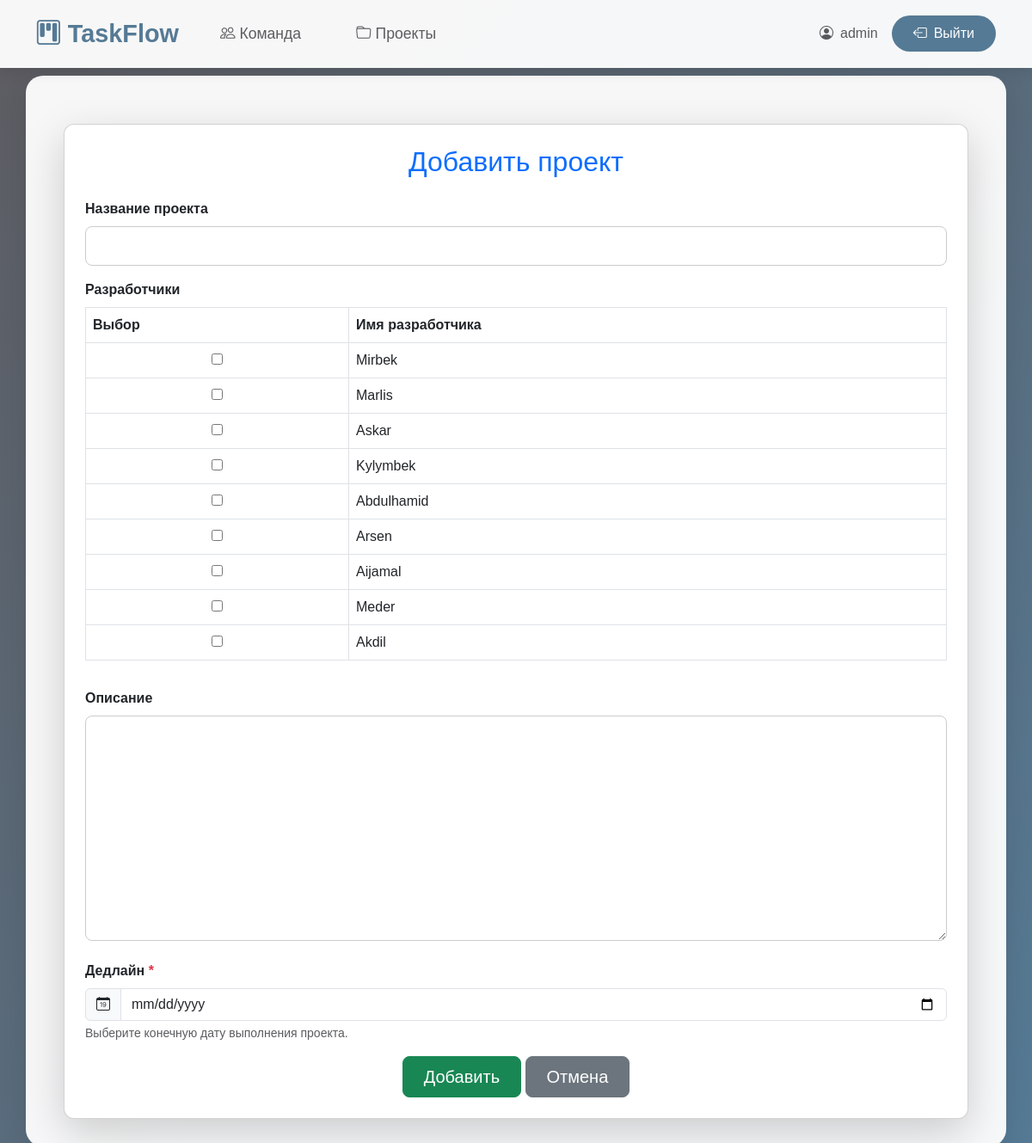
Screenshot of /add-project/ (signed in) with the database file from the repository.
### jira/models.py (models this page shows)
class Developer(models.Model):
    name = models.CharField(max_length=100)
    email = models.EmailField(unique=True)
    group = models.CharField(max_length=100)
    number = models.CharField(max_length=15, unique=True)
    def __str__(self):
        return self.name

### jira/views.py (the view)
# urls.py: path('add-project/', views.add_project, name='add_project'),
@login_required
def add_project(request):
    if request.method == 'POST':
        form = ProjectForm(request.POST)
        if form.is_valid():
            form.save()
            return redirect('project_list')
    else:
        form = ProjectForm()
    return render(request, 'add_project.html', {'form': form})

### jira/forms.py
class ProjectForm(forms.ModelForm):
    class Meta:
        model = Project
        fields = ['name', 'developers', 'description', 'deadline']
        widgets = {
            'developers': forms.CheckboxSelectMultiple(),
        }

### jira/templates/add_project.html (shortened to what this page needs)
{% extends "base.html" %}
{% block content %}
<div class="container mt-4">
    <div class="card shadow-lg p-4">
        <h2 class="text-center mb-4 text-primary">Добавить проект</h2>
        <form method="post" class="needs-validation" novalidate>
            <div class="mb-3">
                <label for="{{ form.name.id_for_label }}" class="form-label fw-semibold">Название проекта</label>
                {{ form.name }}
            </div>
           <div class="mb-3">
    <label for="{{ form.developers.id_for_label }}" class="form-label fw-semibold">Разработчики</label>
    <div class="checkbox-group">
        <table class="table table-bordered">
            <thead>
                <tr>
                    <th>Выбор</th>
                    <th>Имя разработчика</th>
                </tr>
            </thead>
            <tbody>
                {% for developer in form.developers %}
                <tr>
                    <td>
                        {{ developer.tag }}
                    </td>
                    <td>
                        <label for="{{ developer.id_for_label }}">{{ developer.choice_label }}</label>
                    </td>
                </tr>
                {% endfor %}
            </tbody>
        </table>
    </div>
</div>
            <div class="mb-3">
                <label for="{{ form.description.id_for_label }}" class="form-label fw-semibold">Описание</label>
                {{ form.description }}
            </div>
            <div class="mb-3">
                <label for="{{ form.deadline.id_for_label }}" class="form-label fw-semibold">Дедлайн <span class="text-danger">*</span></label>
                <div class="input-group">
                    <span class="input-group-text"><i class="bi bi-calendar-date"></i></span>
                    <input type="date" name="deadline" class="form-control" id="{{ form.deadline.id_for_label }}">
                </div>
                <div class="form-text">Выберите конечную дату выполнения проекта.</div>
            </div>
            <div class="text-center">
                <button type="submit" class="btn btn-success btn-lg px-4">Добавить</button>
                <a href="{% url 'project_list' %}" class="btn btn-secondary btn-lg px-4">Отмена</a>
            </div>
        </form>
    </div>
</div>
{% endblock %}

### jira/templates/base.html (shortened to what this page needs)
<!DOCTYPE html>
<html lang="ru">
<head>
    <link href="https://cdn.jsdelivr.net/npm/bootstrap@5.3.0/dist/css/bootstrap.min.css" rel="stylesheet">
    <link rel="stylesheet" href="https://cdn.jsdelivr.net/npm/bootstrap-icons@1.11.3/font/bootstrap-icons.min.css">
</head>
<body>
    <nav class="navbar navbar-expand-lg">
        <div class="container">
            <a class="navbar-brand" href="{% url 'task_list' %}">
                <i class="bi bi-kanban"></i> TaskFlow
            </a>
            <div class="collapse navbar-collapse" id="navbarNav">
                <ul class="navbar-nav me-auto">
                    <li class="nav-item">
                        <a class="nav-link" href="{% url 'developer_list' %}">
                            <i class="bi bi-people"></i> Команда
                        </a>
                    </li>
                    <li class="nav-item">
                        <a class="nav-link" href="{% url 'project_list' %}">
                            <i class="bi bi-folder"></i> Проекты
                        </a>
                    </li>
                </ul>
                {% if request.user.is_authenticated or request.session.guest %}
                <div class="d-flex align-items-center gap-3">
                    {% if request.user.is_authenticated %}
                    <span class="text-muted d-none d-md-block">
                        <i class="bi bi-person-circle me-2"></i>{{ request.user.username }}
                    </span>
                    {% endif %}
                    <a href="{% url 'logout' %}"
                       class="btn btn-logout"
                       onclick="return confirm('Вы уверены, что хотите выйти?')">
                        <i class="bi bi-box-arrow-left"></i>
                        <span class="d-none d-md-inline">Выйти</span>
                    </a>
                </div>
                {% endif %}
            </div>
        </div>
    </nav>
    <div class="container main-container">
        {% block content %}{% endblock %}
    </div>
</body>
</html>

### jira/templates/base.html (style rules this page uses)
:root { --primary-color: #557A95; --secondary-color: #7395AE; --accent-color: #B1A296; --dark-color: #5D5C61; --light-color: #F8F9FA; }
body { background: linear-gradient(135deg, var(--dark-color) 0%, var(--primary-color) 100%); min-height: 100vh; font-family: 'Arial', sans-serif; color: var(--dark-color); padding-top: 56px; }
.navbar { background: rgba(255, 255, 255, 0.95); box-shadow: 0 4px 15px rgba(0, 0, 0, 0.1); padding: 0.8rem 1rem; position: fixed; top: 0; left: 0; width: 100%; z-index: 1050; }
.navbar-brand { font-weight: 700; font-size: 1.8rem; color: var(--primary-color) !important; transition: transform 0.3s ease; }
.nav-link { font-size: 1.1rem; color: var(--dark-color) !important; margin: 0 1rem; padding: 0.5rem 1rem !important; border-radius: 25px; transition: all 0.3s ease; }
.main-container { background: rgba(255, 255, 255, 0.95); border-radius: 20px; box-shadow: 0 10px 30px rgba(0, 0, 0, 0.1); margin-top: 2rem; padding: 2rem; animation: fadeInUp 0.8s ease-out; }
.btn-logout { background: var(--primary-color); color: white !important; border-radius: 25px; padding: 0.5rem 1.5rem; transition: all 0.3s ease; display: flex; align-items: center; gap: 0.5rem; }

### jira/templates/add_project.html (style rules this page uses)
.card { border-radius: 12px; animation: fadeIn 0.5s ease-in-out; }
select, textarea, input { border-radius: 8px; border: 1px solid #ccc; padding: 10px; width: 100%; }
.checkbox-group { display: flex; flex-wrap: wrap; gap: 10px; }

### rows the page displays
Developer: choice_label "Mirbek"
Developer: choice_label "Marlis"
Developer: choice_label "Askar"
Developer: choice_label "Kylymbek"
Developer: choice_label "Abdulhamid"
Developer: choice_label "Arsen"
Developer: choice_label "Aijamal"
Developer: choice_label "Meder"
Developer: choice_label "Akdil"

### other values shown
{{ request.user.username }} "admin"
